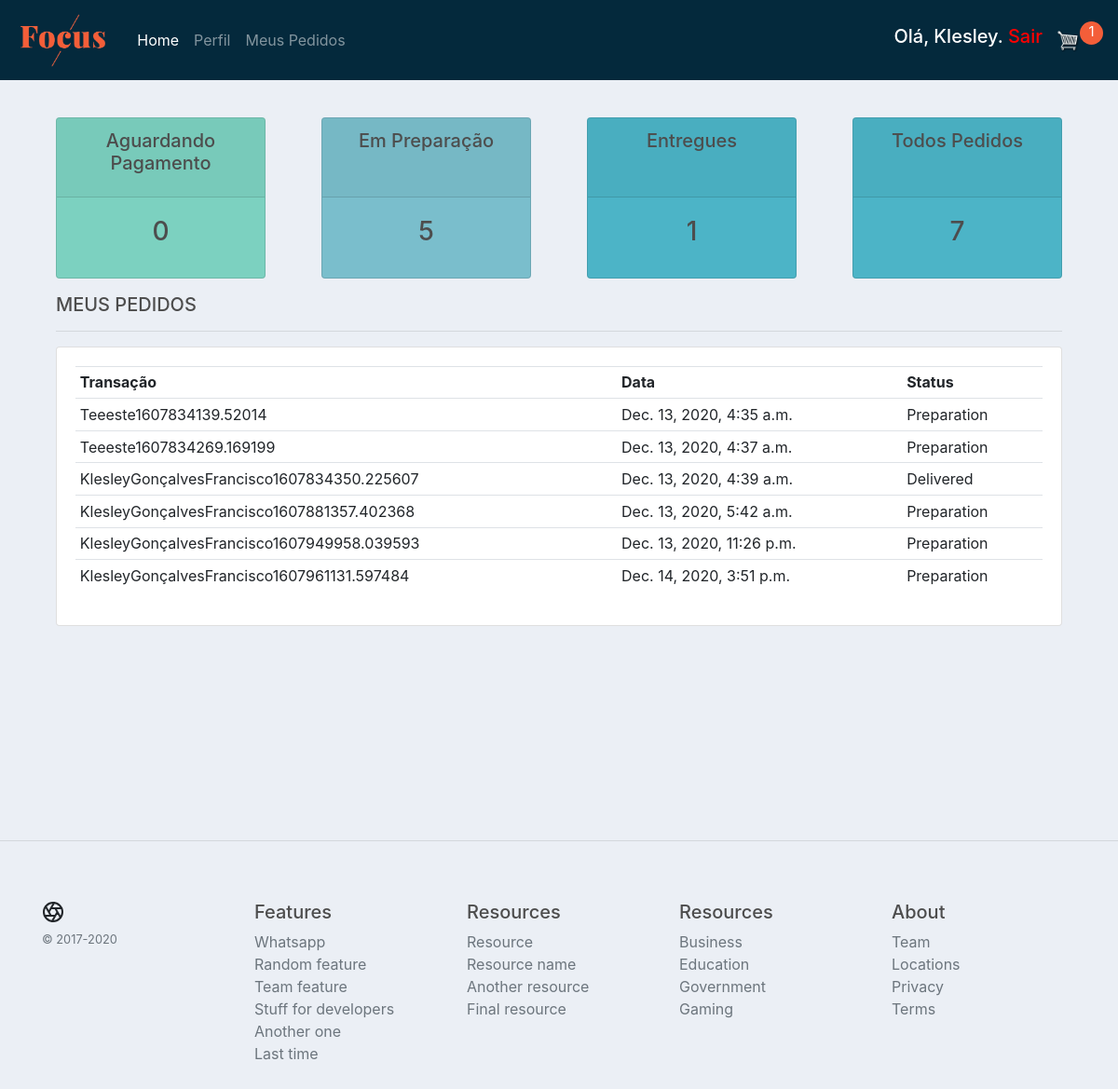
The page /accounts/my_orders/ (signed in) on the database as committed earlier.
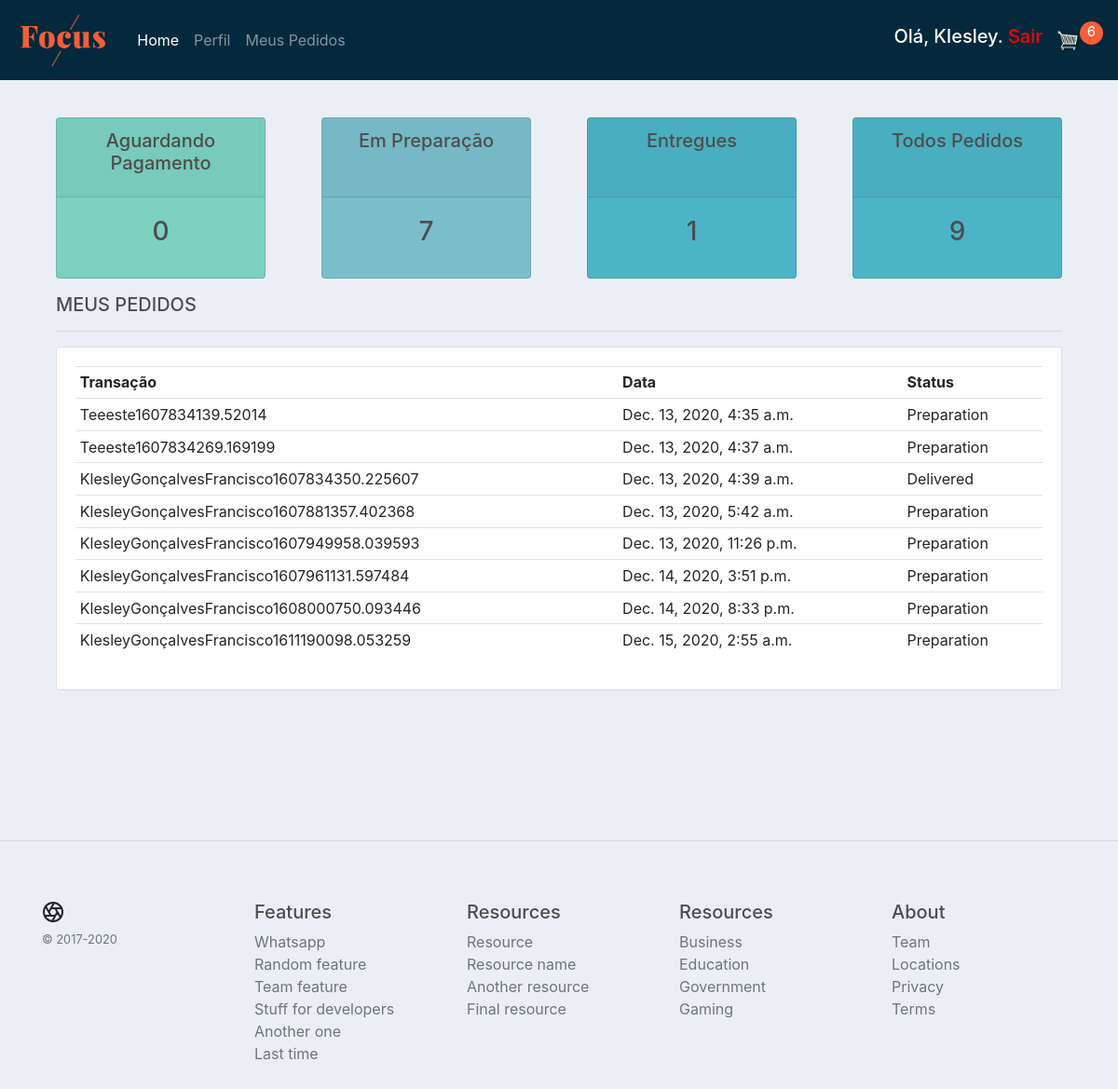
The same page on the database as committed later.
### store/models.py (models this page shows, shortened)
class Order(models.Model):
    STATUS = [
        ('In the cart', 'In the cart'),
        ('Waiting for Payment', 'Waiting for Payment'),
        ('Preparation', 'Preparation'),
        ('Out for delivery', 'Out for delivery'),
        ('Delivered', 'Delivered')
    ]
    customer = models.ForeignKey(Customer, on_delete=models.SET_NULL, null=True)
    date_orderd = models.DateTimeField(auto_now_add=True)
    status = models.CharField(max_length=200, choices=STATUS, default=STATUS[0])
    transaction_id = models.CharField(max_length=200, null=False)
    @property
    def get_total_cart_items(self):
        orders_items = self.orderitem_set.all()
        total_items = sum([item.quantity for item in orders_items])
        return total_items

### accounts/views.py (the view)
# urls.py: path('my_orders/', views.UserOrders.as_view(), name='my_orders'),
class UserOrders(View):
    login_url = 'login_page'
    context = {}
    def get(self, request, *args, **kwargs):
        orders = request.user.customer.order_set.all()
        total_orders = orders.count()
        waiting_payment = orders.filter(status='Waiting for Payment').count()
        preparation = orders.filter(status='Preparation').count()
        delivered = orders.filter(status='Delivered').count()
        data = cartData(request)
        self.context['order'] = {'get_total_cart_items': data['order'].get_total_cart_items}
        self.context['orders'] = orders
        self.context['total_orders'] = total_orders
        self.context['waiting_payment'] = waiting_payment
        self.context['preparation'] = preparation
        self.context['delivered'] = delivered
        return render(request, 'accounts/my_orders.html', self.context)

### store/utils.py (called while the page is built)
def cartData(request) -> dict:
    if request.user.is_authenticated:
        customer = request.user.customer
        order, created = Order.objects.get_or_create(customer=customer, status=Order.STATUS[0][0])
        items = order.orderitem_set.all()
        quantity_items = items.count()
        return {'order': order, 'items': items, 'quantity_items': quantity_items}
    else:
        return cookieCart(request)

### accounts/templates/accounts/my_orders.html
{% extends 'base.html' %}
{% block content %}
    {% include 'accounts/status.html' %}
    <div class="col-md-12">
        <h5>MEUS PEDIDOS</h5>
        <hr>
        <div class="card card-body">
            <table class="table table-sm">
                <tr>
                    <th>Transação</th>
                    <th>Data</th>
                    <th>Status</th>
                </tr>
                {% for order in orders %}
                    {% if  not order.status == 'In the cart' %}
                        <tr>
                            <td>{{ order.transaction_id }}</td>
                            <td>{{ order.date_orderd }}</td>
                            <td>{{ order.status }}</td>
                        </tr>
                    {% endif %}
                {% endfor %}
            </table>
        </div>
    </div>
{% endblock %}

Rows that differ between the two databases and show on the page:
now on this page (row edited): Order: transaction_id "KlesleyGonçalvesFrancisco1608000750.093446", date_orderd "Dec. 14, 2020, 8:33 p.m.", status "Preparation"
added Order: transaction_id "KlesleyGonçalvesFrancisco1611190098.053259", date_orderd "Dec. 15, 2020, 2:55 a.m.", status "Preparation"
Other text that changed with them:
{{ order.get_total_cart_items }}: "1" → "6"
{{ preparation }}: "5" → "7"
{{ total_orders }}: "7" → "9"
